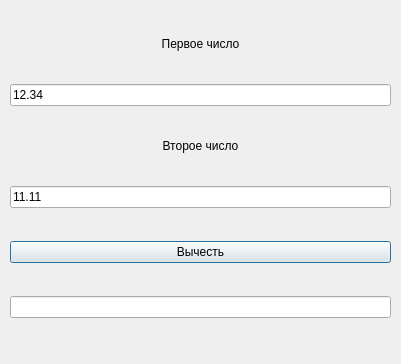
<?xml version="1.0" encoding="UTF-8"?>
<ui version="4.0">
 <class>Dialog</class>
 <widget class="QDialog" name="Dialog">
  <property name="geometry">
   <rect>
    <x>0</x>
    <y>0</y>
    <width>401</width>
    <height>364</height>
   </rect>
  </property>
  <property name="windowTitle">
   <string>Dialog</string>
  </property>
  <widget class="QWidget" name="verticalLayoutWidget">
   <property name="geometry">
    <rect>
     <x>10</x>
     <y>10</y>
     <width>381</width>
     <height>341</height>
    </rect>
   </property>
   <layout class="QVBoxLayout" name="verticalLayout">
    <item>
     <widget class="QLabel" name="label_2">
      <property name="sizePolicy">
       <sizepolicy hsizetype="Expanding" vsizetype="Fixed">
        <horstretch>0</horstretch>
        <verstretch>0</verstretch>
       </sizepolicy>
      </property>
      <property name="text">
       <string>Первое число</string>
      </property>
      <property name="alignment">
       <set>Qt::AlignCenter</set>
      </property>
     </widget>
    </item>
    <item>
     <widget class="QLineEdit" name="lineEdit">
      <property name="text">
       <string>12.34</string>
      </property>
     </widget>
    </item>
    <item>
     <widget class="QLabel" name="label">
      <property name="sizePolicy">
       <sizepolicy hsizetype="Expanding" vsizetype="Fixed">
        <horstretch>0</horstretch>
        <verstretch>0</verstretch>
       </sizepolicy>
      </property>
      <property name="text">
       <string>Второе число</string>
      </property>
      <property name="alignment">
       <set>Qt::AlignCenter</set>
      </property>
     </widget>
    </item>
    <item>
     <widget class="QLineEdit" name="lineEdit_2">
      <property name="text">
       <string>11.11</string>
      </property>
     </widget>
    </item>
    <item>
     <widget class="QPushButton" name="pushButton">
      <property name="text">
       <string>Вычесть</string>
      </property>
     </widget>
    </item>
    <item>
     <widget class="QLineEdit" name="lineEdit_3">
      <property name="readOnly">
       <bool>true</bool>
      </property>
     </widget>
    </item>
   </layout>
  </widget>
 </widget>
 <resources/>
 <connections/>
</ui>
